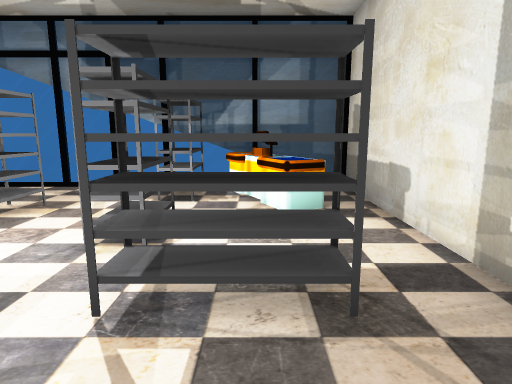
view 1 (above)

13 first-person views from a walk through a Unity game level. The camera is 1.5 m above the floor, tilts 10° down and sees 75° across. The floor is counted in squares, 1 m on a side. Each view is taken from the middle of a square. On the plan, view 1 faces up. The plan holds only what a view shows up to about 15 squares ahead; the rest is blank.

view 2
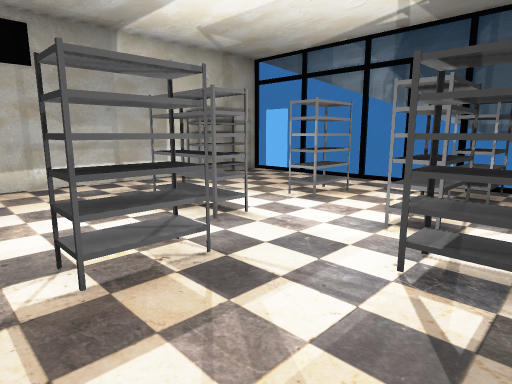

view 3
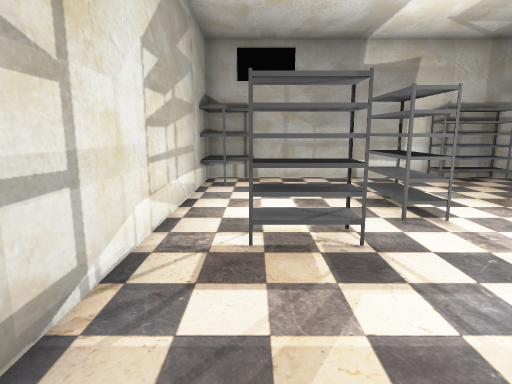

view 4
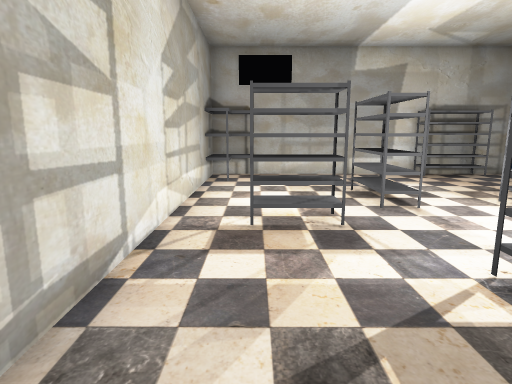

view 5
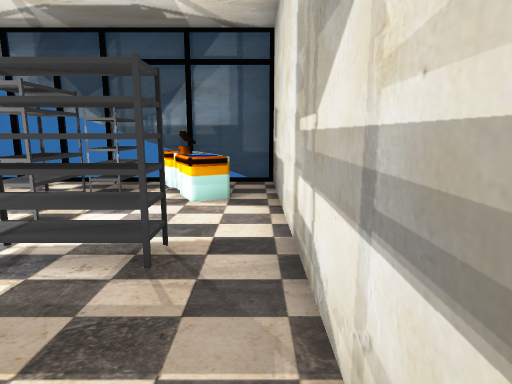

view 6
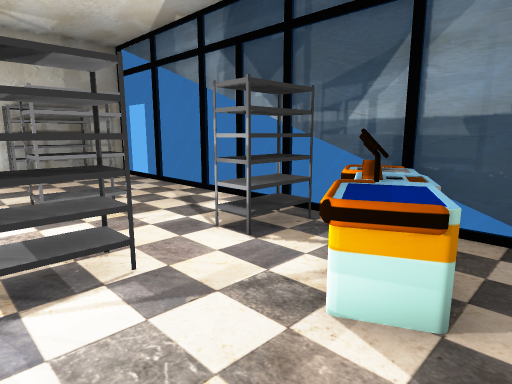

view 7
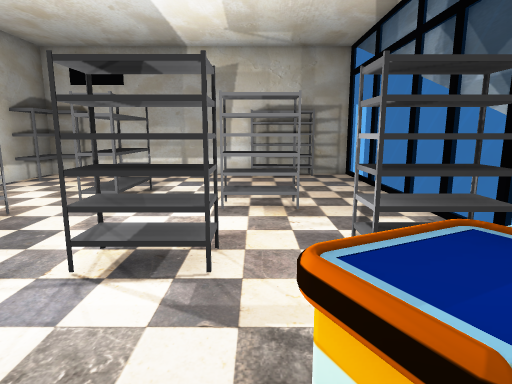

view 8
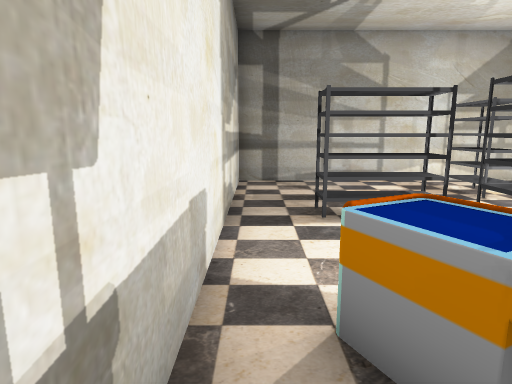

view 9
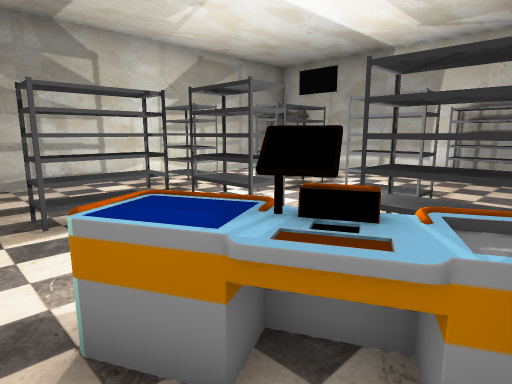

view 10
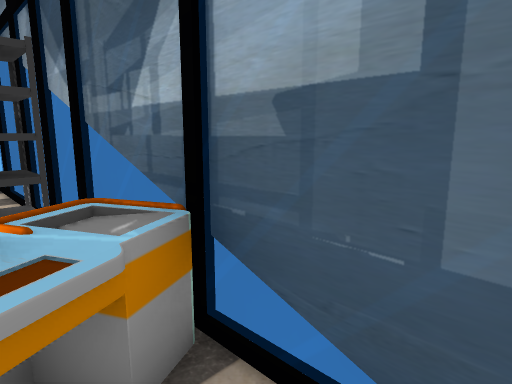

view 11
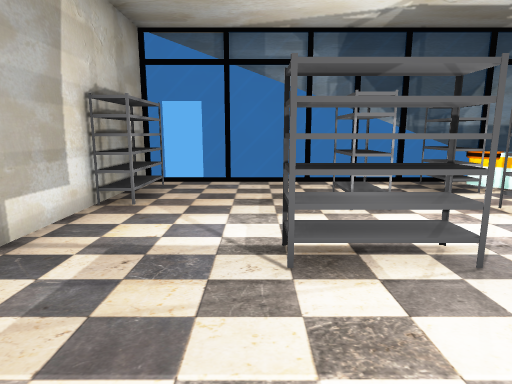

view 12
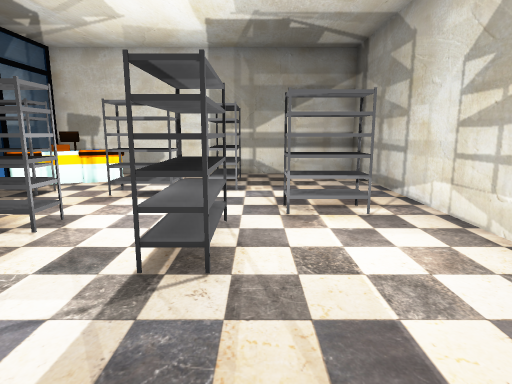

view 13
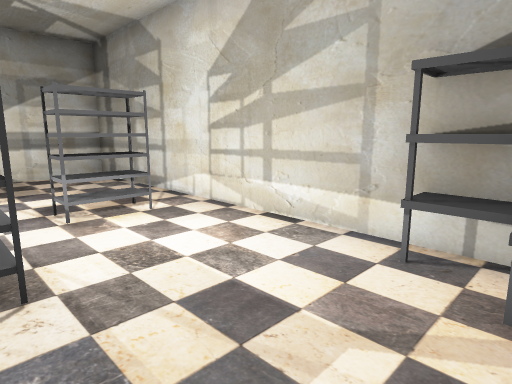

### Floor plan
Ten units are one square. View 1 is at (0, 0); x grows to the right and y downward. Boxes are objects, and circles mark ways between rooms. Rooms are numbered by the first view taken in them; rooms with no view inside come last. Other rooms are left out.
<svg viewBox="-110 -101 140 122">
<path fill="none" stroke="#000" d="M7 -63 -6 -89M1 -95 -26 -95M-104 -96 -104 16 25 16 25 -56M-4 -82 -7 -88M14 -66 6 -62 0 -72 5 -75M9 -77 1 -73M6 -85 1 -82 3 -77 8 -79M25 -56 25 -95 1 -95M-5 -89 8 -63M5 -87 -4 -82M3 -84 6 -78M1 -73 6 -62 14 -66M1 -92 -7 -88 -4 -83M1 -94 14 -66"/>
<rect x="-105" y="-5" width="20" height="20" fill="#bbb"><title>shelf</title></rect>
<rect x="-105" y="-85" width="10" height="30" fill="#bbb"><title>shelf</title></rect>
<rect x="-75" y="-35" width="30" height="10" fill="#bbb"><title>shelf</title></rect>
<rect x="-55" y="-75" width="10" height="30" fill="#bbb"><title>shelf</title></rect>
<rect x="-45" y="-15" width="20" height="20" fill="#bbb"><title>shelf</title></rect>
<rect x="-25" y="-55" width="10" height="20" fill="#bbb"><title>shelf</title></rect>
<rect x="-25" y="-95" width="10" height="30" fill="#bbb"><title>shelf</title></rect>
<rect x="-15" y="-35" width="30" height="10" fill="#bbb"><title>shelf</title></rect>
<circle cx="20" cy="-60" r="3" fill="#2a7"/>
<text x="-40" y="-40">1</text>
<text x="20" y="-80">2</text>
</svg>
Room 1 opens to room 2.

Where each view was taken, in squares from view 1:
view 1: 0 up, 0 right, facing up
view 2: 1 down, 0 right, facing up-left
view 3: 0 up, 1 right, facing left
view 4: 0 up, 2 right, facing left
view 5: 1 down, 2 right, facing up
view 6: 4 up, 2 right, facing up-left
view 7: 6 up, 2 right, facing left
view 8: 9 up, 2 right, facing down
view 9: 9 up, 2 right, facing down-left
view 10: 8 up, 2 right, facing up-left
view 11: 1 down, 7 left, facing up
view 12: 2 up, 10 left, facing right
view 13: 3 up, 10 left, facing down-right
